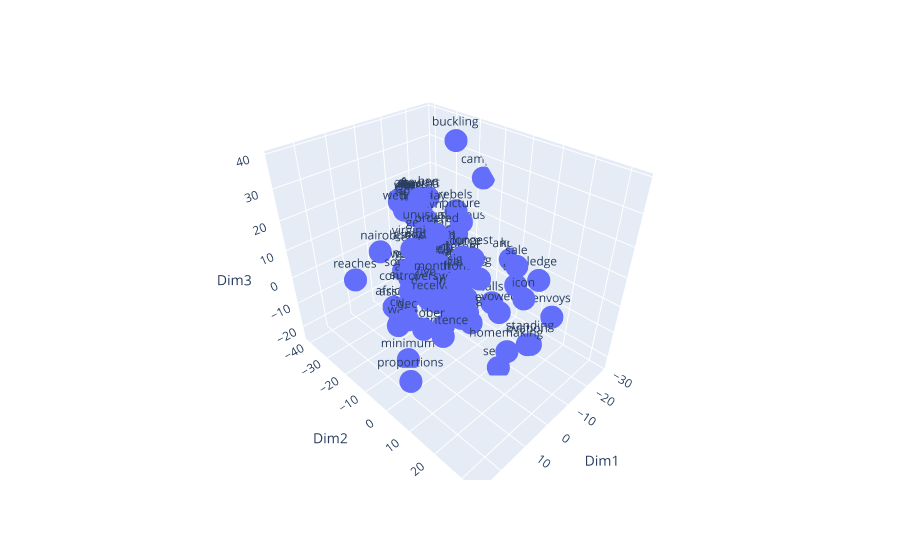

Here is the notebook cell this chart was saved with:
### Code cell
# Plot
fig = px.scatter_3d(df_subset, x='Dim1', y='Dim2', z='Dim3', text='word')
fig.show()

### Figure 1 — Plotly figure (JSON) as saved in the notebook; plotly's stock layout.template omitted (floating-point values rounded to 4 significant figures)
{"data": [{"hovertemplate": "Dim1=%{x}<br>Dim2=%{y}<br>Dim3=%{z}<br>word=%{text}<extra></extra>", "legendgroup": "", "marker": {"color": "#636efa", "symbol": "circle"}, "mode": "markers+text", "name": "", "scene": "scene", "showlegend": false, "text": ["<PAD>", "<UNK>", "homemaking", "icon", "martha", "stewart", "will", "serve", "her", "five", "month", "jail", "sentence", "for", "lying", "about", "a", "suspicious", "stock", "sale", "at", "minimum", "security", "prison", "in", "west", "virginia", "source", "close", "to", "the", "case", "said", "wednesday", "as", "online", "piracy", "reaches", "epidemic", "proportions", "motion", "picture", "association", "of", "america", "is", "buckling", "down", "on", "internet", "controversy", "erupted", "campus", "october", "when", "ordered", "nairobi", "reuters", "sudans", "government", "and", "southern", "rebels", "vowed", "friday", "end", "africas", "longest", "civil", "war", "by", "dec", "<NUM>", "signing", "pledge", "front", "un", "council", "envoys", "who", "flew", "from", "new", "york", "demand", "fighting", "stop", "secretary", "general", "kofi", "annan", "received", "an", "unusual", "standing", "ovation", "nation", "assembly", "following", "calls"], "type": "scatter3d", "x": [-13.09, -13.6, 18.93, -1.003, 2.234, 2.06, -16.42, -5.471, -18.08, 4.851, 2.15, 1.353, 7.198, -14.37, -5.247, -13.41, -14.34, -21.21, -3.482, -11.54, -11.96, 12.04, -6.038, 5.21, -12.35, 1.355, 5.508, -8.983, -1.804, -15.79, -13.66, 0.09329, -13.29, -12.48, -13.92, -8.951, -10.31, 21.19, -8.759, 26.9, 1.461, -6.127, 0.7527, -12.72, 3.147, -15.0, -15.75, -14.43, -13.45, -9.74, 11.42, 4.695, -27.78, 13.37, -14.34, 3.004, 1.548, -12.35, 5.164, -3.592, -13.32, 2.551, -23.29, -8.89, -12.58, -0.8415, 4.302, 2.87, 4.855, 7.0, -13.8, 17.5, -13.98, -0.218, -15.44, 2.927, -5.457, -5.79, -15.27, -16.43, -1.137, -12.86, -14.16, -3.8, -9.2, -0.3197, -13.34, -0.6832, -7.936, -28.37, -27.93, 7.58, -14.85, -6.57, 6.723, 7.341, 3.915, -1.749, 2.013, -8.716], "y": [-39.56, -38.99, 33.17, 22.34, -12.72, -12.8, -36.59, 12.58, -31.48, -8.057, -8.044, -2.581, 1.292, -38.21, 3.581, -33.45, -39.43, -21.22, -9.623, 11.6, -37.47, -9.593, -10.32, -6.688, -39.59, -22.47, -12.91, -6.742, 2.467, -38.95, -39.99, 1.05, -38.57, -31.98, -36.96, -7.987, -17.39, -19.35, -2.284, 9.601, -11.96, -4.713, -12.9, -39.52, -14.03, -36.25, -16.45, -28.44, -39.03, -9.141, -6.511, -1.21, -16.05, -0.1522, -30.9, -5.037, -33.76, -37.12, -15.12, -15.83, -38.0, -18.16, -23.59, 8.703, -31.28, -0.4611, -25.08, 8.218, -21.44, -19.99, -35.45, -1.895, -40.51, 3.513, 16.78, 2.475, -19.15, -19.61, 22.74, -33.25, 1.652, -35.92, -38.12, -11.41, -5.064, 1.452, 10.55, -16.06, -21.62, -3.067, -3.11, -1.082, -36.37, -20.45, 30.94, 30.47, -15.84, -26.48, -5.413, 5.838], "z": [11.53, 11.06, 14.63, 11.78, 28.05, 28.42, 11.14, -23.29, 14.68, 2.049, 2.735, -3.469, -9.422, 12.37, 6.085, 9.111, 13.32, 3.759, -6.582, 11.36, 11.85, -23.19, 2.564, -1.14, 12.3, -0.5562, 13.62, 7.081, -5.3, 11.92, 12.58, 8.054, 10.64, 10.35, 11.16, 2.394, 5.163, 7.61, -16.26, -6.749, 11.85, 21.07, 10.84, 13.25, -0.1436, 10.71, 38.93, 8.713, 12.25, 3.343, 3.999, -8.601, 23.58, -3.645, 9.547, 20.83, 1.277, 9.987, -2.803, -0.6099, 11.62, -0.864, 10.79, -5.5, 10.11, 0.0238, -15.35, 19.12, -17.72, -18.66, 9.907, 1.264, 11.4, 9.041, 7.193, 8.711, -0.2862, -0.4598, -2.633, 8.947, 0.1114, 11.31, 10.72, 4.238, -7.983, -6.971, 3.276, 6.858, 6.451, -1.238, -1.172, 2.472, 12.93, 11.35, 7.027, 7.058, 4.428, -21.18, -0.8556, -3.302]}], "layout": {"legend": {"tracegroupgap": 0}, "margin": {"t": 60}, "scene": {"domain": {"x": [0, 1], "y": [0, 1]}, "xaxis": {"title": {"text": "Dim1"}}, "yaxis": {"title": {"text": "Dim2"}}, "zaxis": {"title": {"text": "Dim3"}}}}}
